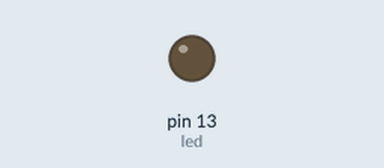
This sketch was run on a simulated Arduino Uno, built with avr-gcc and run on an emulated ATmega328P. On the bench: output pins drawn as LEDs (lit = HIGH).

Above: at 1.2 s.
At 8.7 s:
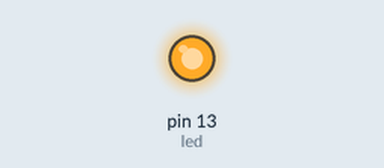
Timing chart, 0 to 9.1 s (numbered marks = the images above):
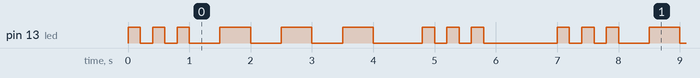

The sketch:

SOS_LED.ino
```cpp
int led = 13;

void setup() {

  pinMode(led, OUTPUT);
}

void flash(int duration)
{
  digitalWrite(led, HIGH);
  delay(duration);
  digitalWrite(led, LOW);
  delay(duration);
}
void loop()
{
  // Morse for S
  flash(200);
  flash(200);
  flash(200);
  delay(300);

  // Morse for O
  flash(500);
  flash(500);
  flash(500);
  delay(300);

  // Morse for S
  flash(200);
  flash(200);
  flash(200);
  delay(1000);
}
```

Measured:
- by itself, pin 13 (led): repeats every 7.0 s: 2 × (LOW 0.20 s, HIGH 0.20 s), 3 × (LOW 0.50 s, HIGH 0.50 s), LOW 0.80 s, 2 × (HIGH 0.20 s, LOW 0.20 s), HIGH 0.20 s, LOW 1.2 s, HIGH 0.20 s
- by itself, everything shown: repeats every 7.0 s, in 18 steps
